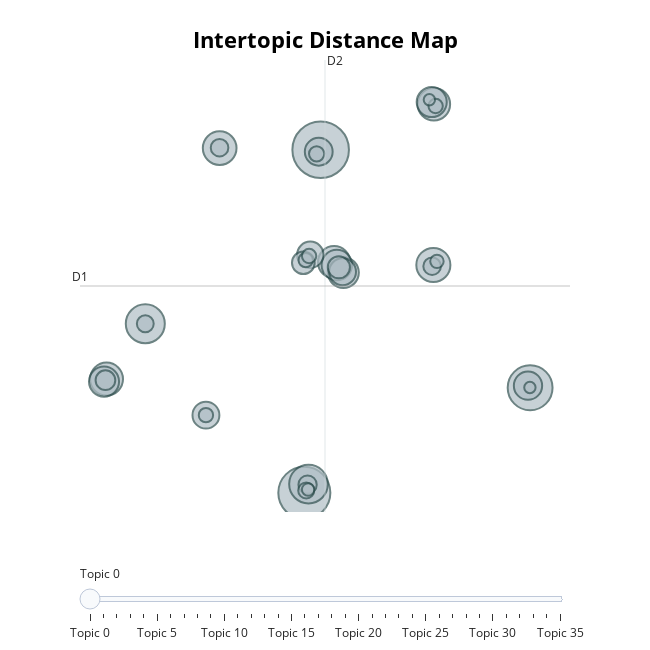

Source (notebook cell):
### Code cell
topic_model.visualize_topics()

### Figure 1 — Plotly figure (JSON) as saved in the notebook; plotly's stock layout.template omitted (floating-point values rounded to 4 significant figures)
{"data": [{"customdata": [[0, "lower lobe pneumonia | large effusion pneumothorax | pneumothorax cardiomediastinal | lower lung concerning | lung clear", 124], [1, "small pleural effusion | chest ct | heart mildly enlarged | lobectomy | lung fields", 105], [2, "bilateral pleural effusions | present pneumothorax acute | interstitial pulmonary edema | mild pulmonary | remains mildly enlarged", 78], [3, "opacity pneumonia atelectasis | lobe opacity worrisome | pneumothorax seen cardiac | cardiac mediastinal silhouettes | base retrocardiac opacity", 59], [4, "lobe consistent pneumonia | pneumothorax seen cardiac | involving left lung | postobstructive pneumonia secondary | right upper lobe", 58], [5, "contours normal pulmonary | effusion pneumothorax present | pneumonia left lung | upper lobe scarring | pulmonary consolidations", 45], [6, "findings suggest pulmonary | prior chest radiographs | appearance cardiomediastinal | contour abnormality | preceding ct removed", 44], [7, "pleural effusions mild | effusions bibasilar | pulmonary edema bibasilar | effusions pulmonary | small bilateral pleural", 42], [8, "chest ct similar | pulmonary edema patchy | setting lung volumes | atelectasis reflect pneumonia | represent aspiration bronchopneumonia", 41], [9, "pneumonia pa lateral | lobe compatible pneumonia | pneumonia right lung | right lung clear | lung clear cardiomediastinal", 40], [10, "pneumothorax lungs appear | effusion pneumothorax cardiomediastinal | normal lungs clear | pulmonary edema seen | cardiopulmonary process lung", 37], [11, "consolidation lungs clear | lateral view lungs | consolidation compatible pneumonia | lobe consolidation compatible | lobes compatible pneumonia", 36], [12, "bilateral pleural effusions | pneumonia likely bilateral | secondary pulmonary edema | multiple bilateral pulmonary | lung zone opacities", 35], [13, "interstitial markings lung | lungs chronic interstitial | potentially left lung | opacity lower thoracic | lung fibrosis overall", 35], [14, "lower lung opacity | pulmonary vessel | lower thoracic trachea | right chest similar | lung zone", 31], [15, "intact lower lung | cardiomediastinal silhouette appears | lungs pleural effusion | pulmonary vascularity patient | views chest provided", 30], [16, "pneumothorax cardiomediastinal silhouette | views chest lungs | lungs clear cardiomediastinal | acute findings chest | consolidation effusion pneumothorax", 28], [17, "effusion pneumothorax cardiac | lobe cardiac | worrisome pneumonia pleural | pneumonia frontal lateral | cardiac mediastinal silhouettes", 28], [18, "pleural effusions underlying | focal lung consolidation | lung base patchy | discovery findings cardiac | effusions underlying consolidation", 27], [19, "left lung collapse | density posterior lung | better demonstrated ct | lung concerning lymphangitic | possibility pneumonia", 20], [20, "lungs clear cardiomediastinal | osseous abnormalities bibasilar | lung laterally persistent | cardiopulmonary process bibasilar | region superiorly lungs", 19], [21, "interstitial pulmonary edema | bilateral pleural effusions | right anterior chest | pneumothorax present diffuse | moderate pulmonary", 15], [22, "effusions pneumothorax note | fracture lower thoracic | mid lung zone | limitations lung markings | lobulated contour abutting", 13], [23, "effusion pneumothorax subtle | lateral views pleural | pneumonia rounded density | unremarkable cardiomediastinal silhouette | second rib seen", 12], [24, "lungs areated clear | exam pulmonary edema | normal pulmonary vasculature | pneumothorax detected inferior | aspiration pleural effusion", 12], [25, "pneumothorax opacities lung | pneumonia probably pleural | pleural effusion collapsed | severe atypical pneumonia | pneumonia excluded basis", 11], [26, "left sided pleural | effusion lungs moderately | pleural effusion atelectasis | effusion aorta unfolded | pulmonary vasculature overt", 10], [27, "redemonstrated subtle lung | ribs lung volumes | malignant proved chest | concerning pneumonia likely | normal edema pleural", 9], [28, "contours normal pulmonary | pneumonia seen recent | lobe likely left | ct fullness left | vasculature normal patchy", 8], [29, "upper lung left | noted tracheostomy slightly | larger pleural effusions | hemidiaphragm multifocal opacities | obtained esophageal stent", 8], [30, "normal pneumothorax healing | hyperlucencies lung | normal unchanged cardiomediastinal | examination represent pneumonia | multilevel thoracic spine", 8], [31, "pleural effusions retrocardiac | pneumothorax improving pleural | exclude pneumothorax identified | trace interstitial pulmonary | secondary moderate pulmonary", 8], [32, "effusion pneumothorax tracheal | lung mild nodularity | lung noted overt | focal pneumonia large | lateral subtle opacity", 7], [33, "appears ct chest | lung unremarkable pneumothorax | lobe pleural thickening | aeration bilateral lungs | effusions currently seen", 6], [34, "lungs bilaterally heart | pulmonary opacities concerning | effusion pneumothorax unchanged | endotracheal tube tracheostomy | heterogeneous pulmonary", 5], [35, "effusions seen lateral | pulmonary vascular prominence | mild increased pulmonary | appearance pneumothorax identified | pneumonia atelectasis similar", 5]], "hovertemplate": "<b>Topic %{customdata[0]}</b><br>%{customdata[1]}<br>Size: %{customdata[2]}", "legendgroup": "", "marker": {"color": "#B0BEC5", "line": {"color": "DarkSlateGrey", "width": 2}, "size": [124, 105, 78, 59, 58, 45, 44, 42, 41, 40, 37, 36, 35, 35, 31, 30, 28, 28, 27, 20, 19, 15, 13, 12, 12, 11, 10, 9, 8, 8, 8, 8, 7, 6, 5, 5], "sizemode": "area", "sizeref": 0.0775, "symbol": "circle"}, "mode": "markers", "name": "", "orientation": "v", "showlegend": false, "type": "scatter", "x": [4.453, 3.166, 20.97, -9.377, 3.495, 13.34, -3.512, -12.43, 13.38, 5.509, 6.246, 5.726, -12.63, 13.21, 20.81, 4.301, 6.181, -4.595, 3.637, 3.086, 5.89, -12.52, 3.421, 13.24, -3.521, -9.378, 3.316, 4.135, -4.595, 3.273, 3.541, 13.52, 13.62, 3.464, 13.03, 20.95], "xaxis": "x", "y": [16.88, -10.08, -1.822, 3.209, -9.394, 7.831, 17.01, -1.139, 20.46, 8.051, 7.228, 7.821, -1.339, 20.63, -1.656, 16.73, 7.293, -3.977, 8.63, 8.004, 7.646, -1.228, -9.438, 7.734, 17.05, 3.209, -9.895, 16.57, -3.977, 8.209, 8.531, 20.32, 8.114, -9.826, 20.82, -1.805], "yaxis": "y"}], "layout": {"annotations": [{"showarrow": false, "text": "D1", "x": -14.53, "y": 6.176, "yshift": 10}, {"showarrow": false, "text": "D2", "x": 4.795, "xshift": 10, "y": 23.94}], "height": 650, "hoverlabel": {"bgcolor": "white", "font": {"family": "Rockwell", "size": 16}}, "legend": {"itemsizing": "constant", "tracegroupgap": 0}, "margin": {"t": 60}, "shapes": [{"line": {"color": "#CFD8DC", "width": 2}, "type": "line", "x0": 4.795, "x1": 4.795, "y0": -11.59, "y1": 23.94}, {"line": {"color": "#9E9E9E", "width": 2}, "type": "line", "x0": -14.53, "x1": 24.12, "y0": 6.176, "y1": 6.176}], "sliders": [{"active": 0, "pad": {"t": 50}, "steps": [{"args": [{"marker.color": [["red", "#B0BEC5", "#B0BEC5", "#B0BEC5", "#B0BEC5", "#B0BEC5", "#B0BEC5", "#B0BEC5", "#B0BEC5", "#B0BEC5", "#B0BEC5", "#B0BEC5", "#B0BEC5", "#B0BEC5", "#B0BEC5", "#B0BEC5", "#B0BEC5", "#B0BEC5", "#B0BEC5", "#B0BEC5", "#B0BEC5", "#B0BEC5", "#B0BEC5", "#B0BEC5", "#B0BEC5", "#B0BEC5", "#B0BEC5", "#B0BEC5", "#B0BEC5", "#B0BEC5", "#B0BEC5", "#B0BEC5", "#B0BEC5", "#B0BEC5", "#B0BEC5", "#B0BEC5"]]}], "label": "Topic 0", "method": "update"}, {"args": [{"marker.color": [["#B0BEC5", "red", "#B0BEC5", "#B0BEC5", "#B0BEC5", "#B0BEC5", "#B0BEC5", "#B0BEC5", "#B0BEC5", "#B0BEC5", "#B0BEC5", "#B0BEC5", "#B0BEC5", "#B0BEC5", "#B0BEC5", "#B0BEC5", "#B0BEC5", "#B0BEC5", "#B0BEC5", "#B0BEC5", "#B0BEC5", "#B0BEC5", "#B0BEC5", "#B0BEC5", "#B0BEC5", "#B0BEC5", "#B0BEC5", "#B0BEC5", "#B0BEC5", "#B0BEC5", "#B0BEC5", "#B0BEC5", "#B0BEC5", "#B0BEC5", "#B0BEC5", "#B0BEC5"]]}], "label": "Topic 1", "method": "update"}, {"args": [{"marker.color": [["#B0BEC5", "#B0BEC5", "red", "#B0BEC5", "#B0BEC5", "#B0BEC5", "#B0BEC5", "#B0BEC5", "#B0BEC5", "#B0BEC5", "#B0BEC5", "#B0BEC5", "#B0BEC5", "#B0BEC5", "#B0BEC5", "#B0BEC5", "#B0BEC5", "#B0BEC5", "#B0BEC5", "#B0BEC5", "#B0BEC5", "#B0BEC5", "#B0BEC5", "#B0BEC5", "#B0BEC5", "#B0BEC5", "#B0BEC5", "#B0BEC5", "#B0BEC5", "#B0BEC5", "#B0BEC5", "#B0BEC5", "#B0BEC5", "#B0BEC5", "#B0BEC5", "#B0BEC5"]]}], "label": "Topic 2", "method": "update"}, {"args": [{"marker.color": [["#B0BEC5", "#B0BEC5", "#B0BEC5", "red", "#B0BEC5", "#B0BEC5", "#B0BEC5", "#B0BEC5", "#B0BEC5", "#B0BEC5", "#B0BEC5", "#B0BEC5", "#B0BEC5", "#B0BEC5", "#B0BEC5", "#B0BEC5", "#B0BEC5", "#B0BEC5", "#B0BEC5", "#B0BEC5", "#B0BEC5", "#B0BEC5", "#B0BEC5", "#B0BEC5", "#B0BEC5", "#B0BEC5", "#B0BEC5", "#B0BEC5", "#B0BEC5", "#B0BEC5", "#B0BEC5", "#B0BEC5", "#B0BEC5", "#B0BEC5", "#B0BEC5", "#B0BEC5"]]}], "label": "Topic 3", "method": "update"}, {"args": [{"marker.color": [["#B0BEC5", "#B0BEC5", "#B0BEC5", "#B0BEC5", "red", "#B0BEC5", "#B0BEC5", "#B0BEC5", "#B0BEC5", "#B0BEC5", "#B0BEC5", "#B0BEC5", "#B0BEC5", "#B0BEC5", "#B0BEC5", "#B0BEC5", "#B0BEC5", "#B0BEC5", "#B0BEC5", "#B0BEC5", "#B0BEC5", "#B0BEC5", "#B0BEC5", "#B0BEC5", "#B0BEC5", "#B0BEC5", "#B0BEC5", "#B0BEC5", "#B0BEC5", "#B0BEC5", "#B0BEC5", "#B0BEC5", "#B0BEC5", "#B0BEC5", "#B0BEC5", "#B0BEC5"]]}], "label": "Topic 4", "method": "update"}, {"args": [{"marker.color": [["#B0BEC5", "#B0BEC5", "#B0BEC5", "#B0BEC5", "#B0BEC5", "red", "#B0BEC5", "#B0BEC5", "#B0BEC5", "#B0BEC5", "#B0BEC5", "#B0BEC5", "#B0BEC5", "#B0BEC5", "#B0BEC5", "#B0BEC5", "#B0BEC5", "#B0BEC5", "#B0BEC5", "#B0BEC5", "#B0BEC5", "#B0BEC5", "#B0BEC5", "#B0BEC5", "#B0BEC5", "#B0BEC5", "#B0BEC5", "#B0BEC5", "#B0BEC5", "#B0BEC5", "#B0BEC5", "#B0BEC5", "#B0BEC5", "#B0BEC5", "#B0BEC5", "#B0BEC5"]]}], "label": "Topic 5", "method": "update"}, {"args": [{"marker.color": [["#B0BEC5", "#B0BEC5", "#B0BEC5", "#B0BEC5", "#B0BEC5", "#B0BEC5", "red", "#B0BEC5", "#B0BEC5", "#B0BEC5", "#B0BEC5", "#B0BEC5", "#B0BEC5", "#B0BEC5", "#B0BEC5", "#B0BEC5", "#B0BEC5", "#B0BEC5", "#B0BEC5", "#B0BEC5", "#B0BEC5", "#B0BEC5", "#B0BEC5", "#B0BEC5", "#B0BEC5", "#B0BEC5", "#B0BEC5", "#B0BEC5", "#B0BEC5", "#B0BEC5", "#B0BEC5", "#B0BEC5", "#B0BEC5", "#B0BEC5", "#B0BEC5", "#B0BEC5"]]}], "label": "Topic 6", "method": "update"}, {"args": [{"marker.color": [["#B0BEC5", "#B0BEC5", "#B0BEC5", "#B0BEC5", "#B0BEC5", "#B0BEC5", "#B0BEC5", "red", "#B0BEC5", "#B0BEC5", "#B0BEC5", "#B0BEC5", "#B0BEC5", "#B0BEC5", "#B0BEC5", "#B0BEC5", "#B0BEC5", "#B0BEC5", "#B0BEC5", "#B0BEC5", "#B0BEC5", "#B0BEC5", "#B0BEC5", "#B0BEC5", "#B0BEC5", "#B0BEC5", "#B0BEC5", "#B0BEC5", "#B0BEC5", "#B0BEC5", "#B0BEC5", "#B0BEC5", "#B0BEC5", "#B0BEC5", "#B0BEC5", "#B0BEC5"]]}], "label": "Topic 7", "method": "update"}, {"args": [{"marker.color": [["#B0BEC5", "#B0BEC5", "#B0BEC5", "#B0BEC5", "#B0BEC5", "#B0BEC5", "#B0BEC5", "#B0BEC5", "red", "#B0BEC5", "#B0BEC5", "#B0BEC5", "#B0BEC5", "#B0BEC5", "#B0BEC5", "#B0BEC5", "#B0BEC5", "#B0BEC5", "#B0BEC5", "#B0BEC5", "#B0BEC5", "#B0BEC5", "#B0BEC5", "#B0BEC5", "#B0BEC5", "#B0BEC5", "#B0BEC5", "#B0BEC5", "#B0BEC5", "#B0BEC5", "#B0BEC5", "#B0BEC5", "#B0BEC5", "#B0BEC5", "#B0BEC5", "#B0BEC5"]]}], "label": "Topic 8", "method": "update"}, {"args": [{"marker.color": [["#B0BEC5", "#B0BEC5", "#B0BEC5", "#B0BEC5", "#B0BEC5", "#B0BEC5", "#B0BEC5", "#B0BEC5", "#B0BEC5", "red", "#B0BEC5", "#B0BEC5", "#B0BEC5", "#B0BEC5", "#B0BEC5", "#B0BEC5", "#B0BEC5", "#B0BEC5", "#B0BEC5", "#B0BEC5", "#B0BEC5", "#B0BEC5", "#B0BEC5", "#B0BEC5", "#B0BEC5", "#B0BEC5", "#B0BEC5", "#B0BEC5", "#B0BEC5", "#B0BEC5", "#B0BEC5", "#B0BEC5", "#B0BEC5", "#B0BEC5", "#B0BEC5", "#B0BEC5"]]}], "label": "Topic 9", "method": "update"}, {"args": [{"marker.color": [["#B0BEC5", "#B0BEC5", "#B0BEC5", "#B0BEC5", "#B0BEC5", "#B0BEC5", "#B0BEC5", "#B0BEC5", "#B0BEC5", "#B0BEC5", "red", "#B0BEC5", "#B0BEC5", "#B0BEC5", "#B0BEC5", "#B0BEC5", "#B0BEC5", "#B0BEC5", "#B0BEC5", "#B0BEC5", "#B0BEC5", "#B0BEC5", "#B0BEC5", "#B0BEC5", "#B0BEC5", "#B0BEC5", "#B0BEC5", "#B0BEC5", "#B0BEC5", "#B0BEC5", "#B0BEC5", "#B0BEC5", "#B0BEC5", "#B0BEC5", "#B0BEC5", "#B0BEC5"]]}], "label": "Topic 10", "method": "update"}, {"args": [{"marker.color": [["#B0BEC5", "#B0BEC5", "#B0BEC5", "#B0BEC5", "#B0BEC5", "#B0BEC5", "#B0BEC5", "#B0BEC5", "#B0BEC5", "#B0BEC5", "#B0BEC5", "red", "#B0BEC5", "#B0BEC5", "#B0BEC5", "#B0BEC5", "#B0BEC5", "#B0BEC5", "#B0BEC5", "#B0BEC5", "#B0BEC5", "#B0BEC5", "#B0BEC5", "#B0BEC5", "#B0BEC5", "#B0BEC5", "#B0BEC5", "#B0BEC5", "#B0BEC5", "#B0BEC5", "#B0BEC5", "#B0BEC5", "#B0BEC5", "#B0BEC5", "#B0BEC5", "#B0BEC5"]]}], "label": "Topic 11", "method": "update"}, {"args": [{"marker.color": [["#B0BEC5", "#B0BEC5", "#B0BEC5", "#B0BEC5", "#B0BEC5", "#B0BEC5", "#B0BEC5", "#B0BEC5", "#B0BEC5", "#B0BEC5", "#B0BEC5", "#B0BEC5", "red", "#B0BEC5", "#B0BEC5", "#B0BEC5", "#B0BEC5", "#B0BEC5", "#B0BEC5", "#B0BEC5", "#B0BEC5", "#B0BEC5", "#B0BEC5", "#B0BEC5", "#B0BEC5", "#B0BEC5", "#B0BEC5", "#B0BEC5", "#B0BEC5", "#B0BEC5", "#B0BEC5", "#B0BEC5", "#B0BEC5", "#B0BEC5", "#B0BEC5", "#B0BEC5"]]}], "label": "Topic 12", "method": "update"}, {"args": [{"marker.color": [["#B0BEC5", "#B0BEC5", "#B0BEC5", "#B0BEC5", "#B0BEC5", "#B0BEC5", "#B0BEC5", "#B0BEC5", "#B0BEC5", "#B0BEC5", "#B0BEC5", "#B0BEC5", "#B0BEC5", "red", "#B0BEC5", "#B0BEC5", "#B0BEC5", "#B0BEC5", "#B0BEC5", "#B0BEC5", "#B0BEC5", "#B0BEC5", "#B0BEC5", "#B0BEC5", "#B0BEC5", "#B0BEC5", "#B0BEC5", "#B0BEC5", "#B0BEC5", "#B0BEC5", "#B0BEC5", "#B0BEC5", "#B0BEC5", "#B0BEC5", "#B0BEC5", "#B0BEC5"]]}], "label": "Topic 13", "method": "update"}, {"args": [{"marker.color": [["#B0BEC5", "#B0BEC5", "#B0BEC5", "#B0BEC5", "#B0BEC5", "#B0BEC5", "#B0BEC5", "#B0BEC5", "#B0BEC5", "#B0BEC5", "#B0BEC5", "#B0BEC5", "#B0BEC5", "#B0BEC5", "red", "#B0BEC5", "#B0BEC5", "#B0BEC5", "#B0BEC5", "#B0BEC5", "#B0BEC5", "#B0BEC5", "#B0BEC5", "#B0BEC5", "#B0BEC5", "#B0BEC5", "#B0BEC5", "#B0BEC5", "#B0BEC5", "#B0BEC5", "#B0BEC5", "#B0BEC5", "#B0BEC5", "#B0BEC5", "#B0BEC5", "#B0BEC5"]]}], "label": "Topic 14", "method": "update"}, {"args": [{"marker.color": [["#B0BEC5", "#B0BEC5", "#B0BEC5", "#B0BEC5", "#B0BEC5", "#B0BEC5", "#B0BEC5", "#B0BEC5", "#B0BEC5", "#B0BEC5", "#B0BEC5", "#B0BEC5", "#B0BEC5", "#B0BEC5", "#B0BEC5", "red", "#B0BEC5", "#B0BEC5", "#B0BEC5", "#B0BEC5", "#B0BEC5", "#B0BEC5", "#B0BEC5", "#B0BEC5", "#B0BEC5", "#B0BEC5", "#B0BEC5", "#B0BEC5", "#B0BEC5", "#B0BEC5", "#B0BEC5", "#B0BEC5", "#B0BEC5", "#B0BEC5", "#B0BEC5", "#B0BEC5"]]}], "label": "Topic 15", "method": "update"}, {"args": [{"marker.color": [["#B0BEC5", "#B0BEC5", "#B0BEC5", "#B0BEC5", "#B0BEC5", "#B0BEC5", "#B0BEC5", "#B0BEC5", "#B0BEC5", "#B0BEC5", "#B0BEC5", "#B0BEC5", "#B0BEC5", "#B0BEC5", "#B0BEC5", "#B0BEC5", "red", "#B0BEC5", "#B0BEC5", "#B0BEC5", "#B0BEC5", "#B0BEC5", "#B0BEC5", "#B0BEC5", "#B0BEC5", "#B0BEC5", "#B0BEC5", "#B0BEC5", "#B0BEC5", "#B0BEC5", "#B0BEC5", "#B0BEC5", "#B0BEC5", "#B0BEC5", "#B0BEC5", "#B0BEC5"]]}], "label": "Topic 16", "method": "update"}, {"args": [{"marker.color": [["#B0BEC5", "#B0BEC5", "#B0BEC5", "#B0BEC5", "#B0BEC5", "#B0BEC5", "#B0BEC5", "#B0BEC5", "#B0BEC5", "#B0BEC5", "#B0BEC5", "#B0BEC5", "#B0BEC5", "#B0BEC5", "#B0BEC5", "#B0BEC5", "#B0BEC5", "red", "#B0BEC5", "#B0BEC5", "#B0BEC5", "#B0BEC5", "#B0BEC5", "#B0BEC5", "#B0BEC5", "#B0BEC5", "#B0BEC5", "#B0BEC5", "#B0BEC5", "#B0BEC5", "#B0BEC5", "#B0BEC5", "#B0BEC5", "#B0BEC5", "#B0BEC5", "#B0BEC5"]]}], "label": "Topic 17", "method": "update"}, {"args": [{"marker.color": [["#B0BEC5", "#B0BEC5", "#B0BEC5", "#B0BEC5", "#B0BEC5", "#B0BEC5", "#B0BEC5", "#B0BEC5", "#B0BEC5", "#B0BEC5", "#B0BEC5", "#B0BEC5", "#B0BEC5", "#B0BEC5", "#B0BEC5", "#B0BEC5", "#B0BEC5", "#B0BEC5", "red", "#B0BEC5", "#B0BEC5", "#B0BEC5", "#B0BEC5", "#B0BEC5", "#B0BEC5", "#B0BEC5", "#B0BEC5", "#B0BEC5", "#B0BEC5", "#B0BEC5", "#B0BEC5", "#B0BEC5", "#B0BEC5", "#B0BEC5", "#B0BEC5", "#B0BEC5"]]}], "label": "Topic 18", "method": "update"}, {"args": [{"marker.color": [["#B0BEC5", "#B0BEC5", "#B0BEC5", "#B0BEC5", "#B0BEC5", "#B0BEC5", "#B0BEC5", "#B0BEC5", "#B0BEC5", "#B0BEC5", "#B0BEC5", "#B0BEC5", "#B0BEC5", "#B0BEC5", "#B0BEC5", "#B0BEC5", "#B0BEC5", "#B0BEC5", "#B0BEC5", "red", "#B0BEC5", "#B0BEC5", "#B0BEC5", "#B0BEC5", "#B0BEC5", "#B0BEC5", "#B0BEC5", "#B0BEC5", "#B0BEC5", "#B0BEC5", "#B0BEC5", "#B0BEC5", "#B0BEC5", "#B0BEC5", "#B0BEC5", "#B0BEC5"]]}], "label": "Topic 19", "method": "update"}, {"args": [{"marker.color": [["#B0BEC5", "#B0BEC5", "#B0BEC5", "#B0BEC5", "#B0BEC5", "#B0BEC5", "#B0BEC5", "#B0BEC5", "#B0BEC5", "#B0BEC5", "#B0BEC5", "#B0BEC5", "#B0BEC5", "#B0BEC5", "#B0BEC5", "#B0BEC5", "#B0BEC5", "#B0BEC5", "#B0BEC5", "#B0BEC5", "red", "#B0BEC5", "#B0BEC5", "#B0BEC5", "#B0BEC5", "#B0BEC5", "#B0BEC5", "#B0BEC5", "#B0BEC5", "#B0BEC5", "#B0BEC5", "#B0BEC5", "#B0BEC5", "#B0BEC5", "#B0BEC5", "#B0BEC5"]]}], "label": "Topic 20", "method": "update"}, {"args": [{"marker.color": [["#B0BEC5", "#B0BEC5", "#B0BEC5", "#B0BEC5", "#B0BEC5", "#B0BEC5", "#B0BEC5", "#B0BEC5", "#B0BEC5", "#B0BEC5", "#B0BEC5", "#B0BEC5", "#B0BEC5", "#B0BEC5", "#B0BEC5", "#B0BEC5", "#B0BEC5", "#B0BEC5", "#B0BEC5", "#B0BEC5", "#B0BEC5", "red", "#B0BEC5", "#B0BEC5", "#B0BEC5", "#B0BEC5", "#B0BEC5", "#B0BEC5", "#B0BEC5", "#B0BEC5", "#B0BEC5", "#B0BEC5", "#B0BEC5", "#B0BEC5", "#B0BEC5", "#B0BEC5"]]}], "label": "Topic 21", "method": "update"}, {"args": [{"marker.color": [["#B0BEC5", "#B0BEC5", "#B0BEC5", "#B0BEC5", "#B0BEC5", "#B0BEC5", "#B0BEC5", "#B0BEC5", "#B0BEC5", "#B0BEC5", "#B0BEC5", "#B0BEC5", "#B0BEC5", "#B0BEC5", "#B0BEC5", "#B0BEC5", "#B0BEC5", "#B0BEC5", "#B0BEC5", "#B0BEC5", "#B0BEC5", "#B0BEC5", "red", "#B0BEC5", "#B0BEC5", "#B0BEC5", "#B0BEC5", "#B0BEC5", "#B0BEC5", "#B0BEC5", "#B0BEC5", "#B0BEC5", "#B0BEC5", "#B0BEC5", "#B0BEC5", "#B0BEC5"]]}], "label": "Topic 22", "method": "update"}, {"args": [{"marker.color": [["#B0BEC5", "#B0BEC5", "#B0BEC5", "#B0BEC5", "#B0BEC5", "#B0BEC5", "#B0BEC5", "#B0BEC5", "#B0BEC5", "#B0BEC5", "#B0BEC5", "#B0BEC5", "#B0BEC5", "#B0BEC5", "#B0BEC5", "#B0BEC5", "#B0BEC5", "#B0BEC5", "#B0BEC5", "#B0BEC5", "#B0BEC5", "#B0BEC5", "#B0BEC5", "red", "#B0BEC5", "#B0BEC5", "#B0BEC5", "#B0BEC5", "#B0BEC5", "#B0BEC5", "#B0BEC5", "#B0BEC5", "#B0BEC5", "#B0BEC5", "#B0BEC5", "#B0BEC5"]]}], "label": "Topic 23", "method": "update"}, {"args": [{"marker.color": [["#B0BEC5", "#B0BEC5", "#B0BEC5", "#B0BEC5", "#B0BEC5", "#B0BEC5", "#B0BEC5", "#B0BEC5", "#B0BEC5", "#B0BEC5", "#B0BEC5", "#B0BEC5", "#B0BEC5", "#B0BEC5", "#B0BEC5", "#B0BEC5", "#B0BEC5", "#B0BEC5", "#B0BEC5", "#B0BEC5", "#B0BEC5", "#B0BEC5", "#B0BEC5", "#B0BEC5", "red", "#B0BEC5", "#B0BEC5", "#B0BEC5", "#B0BEC5", "#B0BEC5", "#B0BEC5", "#B0BEC5", "#B0BEC5", "#B0BEC5", "#B0BEC5", "#B0BEC5"]]}], "label": "Topic 24", "method": "update"}, {"args": [{"marker.color": [["#B0BEC5", "#B0BEC5", "#B0BEC5", "#B0BEC5", "#B0BEC5", "#B0BEC5", "#B0BEC5", "#B0BEC5", "#B0BEC5", "#B0BEC5", "#B0BEC5", "#B0BEC5", "#B0BEC5", "#B0BEC5", "#B0BEC5", "#B0BEC5", "#B0BEC5", "#B0BEC5", "#B0BEC5", "#B0BEC5", "#B0BEC5", "#B0BEC5", "#B0BEC5", "#B0BEC5", "#B0BEC5", "red", "#B0BEC5", "#B0BEC5", "#B0BEC5", "#B0BEC5", "#B0BEC5", "#B0BEC5", "#B0BEC5", "#B0BEC5", "#B0BEC5", "#B0BEC5"]]}], "label": "Topic 25", "method": "update"}, {"args": [{"marker.color": [["#B0BEC5", "#B0BEC5", "#B0BEC5", "#B0BEC5", "#B0BEC5", "#B0BEC5", "#B0BEC5", "#B0BEC5", "#B0BEC5", "#B0BEC5", "#B0BEC5", "#B0BEC5", "#B0BEC5", "#B0BEC5", "#B0BEC5", "#B0BEC5", "#B0BEC5", "#B0BEC5", "#B0BEC5", "#B0BEC5", "#B0BEC5", "#B0BEC5", "#B0BEC5", "#B0BEC5", "#B0BEC5", "#B0BEC5", "red", "#B0BEC5", "#B0BEC5", "#B0BEC5", "#B0BEC5", "#B0BEC5", "#B0BEC5", "#B0BEC5", "#B0BEC5", "#B0BEC5"]]}], "label": "Topic 26", "method": "update"}, {"args": [{"marker.color": [["#B0BEC5", "#B0BEC5", "#B0BEC5", "#B0BEC5", "#B0BEC5", "#B0BEC5", "#B0BEC5", "#B0BEC5", "#B0BEC5", "#B0BEC5", "#B0BEC5", "#B0BEC5", "#B0BEC5", "#B0BEC5", "#B0BEC5", "#B0BEC5", "#B0BEC5", "#B0BEC5", "#B0BEC5", "#B0BEC5", "#B0BEC5", "#B0BEC5", "#B0BEC5", "#B0BEC5", "#B0BEC5", "#B0BEC5", "#B0BEC5", "red", "#B0BEC5", "#B0BEC5", "#B0BEC5", "#B0BEC5", "#B0BEC5", "#B0BEC5", "#B0BEC5", "#B0BEC5"]]}], "label": "Topic 27", "method": "update"}, {"args": [{"marker.color": [["#B0BEC5", "#B0BEC5", "#B0BEC5", "#B0BEC5", "#B0BEC5", "#B0BEC5", "#B0BEC5", "#B0BEC5", "#B0BEC5", "#B0BEC5", "#B0BEC5", "#B0BEC5", "#B0BEC5", "#B0BEC5", "#B0BEC5", "#B0BEC5", "#B0BEC5", "#B0BEC5", "#B0BEC5", "#B0BEC5", "#B0BEC5", "#B0BEC5", "#B0BEC5", "#B0BEC5", "#B0BEC5", "#B0BEC5", "#B0BEC5", "#B0BEC5", "red", "#B0BEC5", "#B0BEC5", "#B0BEC5", "#B0BEC5", "#B0BEC5", "#B0BEC5", "#B0BEC5"]]}], "label": "Topic 28", "method": "update"}, {"args": [{"marker.color": [["#B0BEC5", "#B0BEC5", "#B0BEC5", "#B0BEC5", "#B0BEC5", "#B0BEC5", "#B0BEC5", "#B0BEC5", "#B0BEC5", "#B0BEC5", "#B0BEC5", "#B0BEC5", "#B0BEC5", "#B0BEC5", "#B0BEC5", "#B0BEC5", "#B0BEC5", "#B0BEC5", "#B0BEC5", "#B0BEC5", "#B0BEC5", "#B0BEC5", "#B0BEC5", "#B0BEC5", "#B0BEC5", "#B0BEC5", "#B0BEC5", "#B0BEC5", "#B0BEC5", "red", "#B0BEC5", "#B0BEC5", "#B0BEC5", "#B0BEC5", "#B0BEC5", "#B0BEC5"]]}], "label": "Topic 29", "method": "update"}, {"args": [{"marker.color": [["#B0BEC5", "#B0BEC5", "#B0BEC5", "#B0BEC5", "#B0BEC5", "#B0BEC5", "#B0BEC5", "#B0BEC5", "#B0BEC5", "#B0BEC5", "#B0BEC5", "#B0BEC5", "#B0BEC5", "#B0BEC5", "#B0BEC5", "#B0BEC5", "#B0BEC5", "#B0BEC5", "#B0BEC5", "#B0BEC5", "#B0BEC5", "#B0BEC5", "#B0BEC5", "#B0BEC5", "#B0BEC5", "#B0BEC5", "#B0BEC5", "#B0BEC5", "#B0BEC5", "#B0BEC5", "red", "#B0BEC5", "#B0BEC5", "#B0BEC5", "#B0BEC5", "#B0BEC5"]]}], "label": "Topic 30", "method": "update"}, {"args": [{"marker.color": [["#B0BEC5", "#B0BEC5", "#B0BEC5", "#B0BEC5", "#B0BEC5", "#B0BEC5", "#B0BEC5", "#B0BEC5", "#B0BEC5", "#B0BEC5", "#B0BEC5", "#B0BEC5", "#B0BEC5", "#B0BEC5", "#B0BEC5", "#B0BEC5", "#B0BEC5", "#B0BEC5", "#B0BEC5", "#B0BEC5", "#B0BEC5", "#B0BEC5", "#B0BEC5", "#B0BEC5", "#B0BEC5", "#B0BEC5", "#B0BEC5", "#B0BEC5", "#B0BEC5", "#B0BEC5", "#B0BEC5", "red", "#B0BEC5", "#B0BEC5", "#B0BEC5", "#B0BEC5"]]}], "label": "Topic 31", "method": "update"}, {"args": [{"marker.color": [["#B0BEC5", "#B0BEC5", "#B0BEC5", "#B0BEC5", "#B0BEC5", "#B0BEC5", "#B0BEC5", "#B0BEC5", "#B0BEC5", "#B0BEC5", "#B0BEC5", "#B0BEC5", "#B0BEC5", "#B0BEC5", "#B0BEC5", "#B0BEC5", "#B0BEC5", "#B0BEC5", "#B0BEC5", "#B0BEC5", "#B0BEC5", "#B0BEC5", "#B0BEC5", "#B0BEC5", "#B0BEC5", "#B0BEC5", "#B0BEC5", "#B0BEC5", "#B0BEC5", "#B0BEC5", "#B0BEC5", "#B0BEC5", "red", "#B0BEC5", "#B0BEC5", "#B0BEC5"]]}], "label": "Topic 32", "method": "update"}, {"args": [{"marker.color": [["#B0BEC5", "#B0BEC5", "#B0BEC5", "#B0BEC5", "#B0BEC5", "#B0BEC5", "#B0BEC5", "#B0BEC5", "#B0BEC5", "#B0BEC5", "#B0BEC5", "#B0BEC5", "#B0BEC5", "#B0BEC5", "#B0BEC5", "#B0BEC5", "#B0BEC5", "#B0BEC5", "#B0BEC5", "#B0BEC5", "#B0BEC5", "#B0BEC5", "#B0BEC5", "#B0BEC5", "#B0BEC5", "#B0BEC5", "#B0BEC5", "#B0BEC5", "#B0BEC5", "#B0BEC5", "#B0BEC5", "#B0BEC5", "#B0BEC5", "red", "#B0BEC5", "#B0BEC5"]]}], "label": "Topic 33", "method": "update"}, {"args": [{"marker.color": [["#B0BEC5", "#B0BEC5", "#B0BEC5", "#B0BEC5", "#B0BEC5", "#B0BEC5", "#B0BEC5", "#B0BEC5", "#B0BEC5", "#B0BEC5", "#B0BEC5", "#B0BEC5", "#B0BEC5", "#B0BEC5", "#B0BEC5", "#B0BEC5", "#B0BEC5", "#B0BEC5", "#B0BEC5", "#B0BEC5", "#B0BEC5", "#B0BEC5", "#B0BEC5", "#B0BEC5", "#B0BEC5", "#B0BEC5", "#B0BEC5", "#B0BEC5", "#B0BEC5", "#B0BEC5", "#B0BEC5", "#B0BEC5", "#B0BEC5", "#B0BEC5", "red", "#B0BEC5"]]}], "label": "Topic 34", "method": "update"}, {"args": [{"marker.color": [["#B0BEC5", "#B0BEC5", "#B0BEC5", "#B0BEC5", "#B0BEC5", "#B0BEC5", "#B0BEC5", "#B0BEC5", "#B0BEC5", "#B0BEC5", "#B0BEC5", "#B0BEC5", "#B0BEC5", "#B0BEC5", "#B0BEC5", "#B0BEC5", "#B0BEC5", "#B0BEC5", "#B0BEC5", "#B0BEC5", "#B0BEC5", "#B0BEC5", "#B0BEC5", "#B0BEC5", "#B0BEC5", "#B0BEC5", "#B0BEC5", "#B0BEC5", "#B0BEC5", "#B0BEC5", "#B0BEC5", "#B0BEC5", "#B0BEC5", "#B0BEC5", "#B0BEC5", "red"]]}], "label": "Topic 35", "method": "update"}]}], "title": {"font": {"color": "Black", "size": 22}, "text": "<b>Intertopic Distance Map</b>", "x": 0.5, "xanchor": "center", "y": 0.95, "yanchor": "top"}, "width": 650, "xaxis": {"anchor": "y", "domain": [0, 1], "range": [-14.53, 24.12], "title": {"text": ""}, "visible": false}, "yaxis": {"anchor": "x", "domain": [0, 1], "range": [-11.59, 23.94], "title": {"text": ""}, "visible": false}}}
